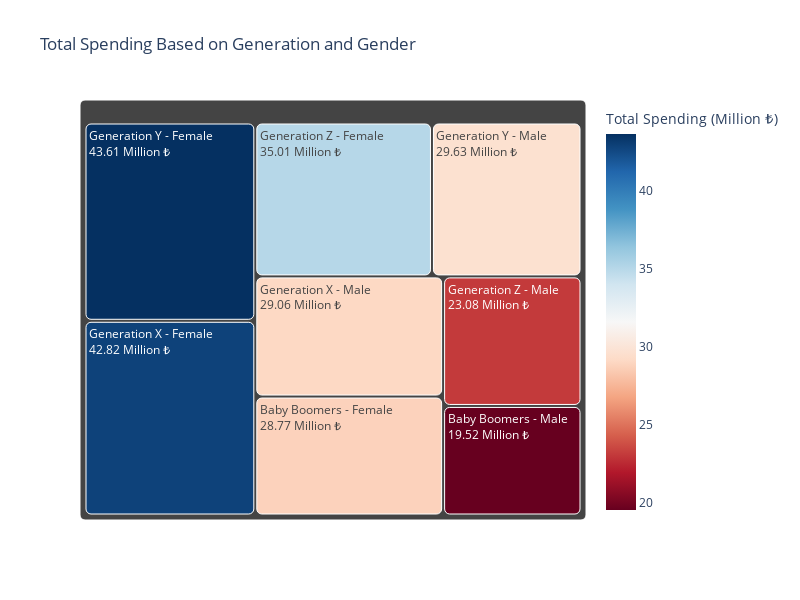

Notebook code for this chart:
### Code cell
# Compute total spending for each customer by multiplying the price and quantity
shopping['total_spending'] = shopping['price'] * shopping['quantity']

# Convert total spending to millions
shopping['total_spending_million'] = shopping['total_spending'] / 1000000

# Group the total spending (millions) based on generation and gender
generation_gender_spending = shopping.groupby(['generation', 'gender'], observed=False)['total_spending_million'].sum().reset_index()

# Create a combined column for generation and gender
generation_gender_spending['generation'] = generation_gender_spending['generation'].astype(str)
generation_gender_spending['generation_gender'] = generation_gender_spending['generation'] + ' - ' + generation_gender_spending['gender']

# Create a treemap for total spending (millions) by generation and gender
fig = px.treemap(generation_gender_spending, path=['generation_gender'], values='total_spending_million',
                 color='total_spending_million', color_continuous_scale='RdBu',
                 title='Total Spending Based on Generation and Gender',
                 labels={'total_spending_million': 'Total Spending (Million ₺)'})

fig.update_traces(marker=dict(cornerradius=5), texttemplate='%{label}<br>%{value:.2f} Million ₺', textinfo='label+text')
fig.update_layout(width=800, height=600)

fig.show()

### Figure 1 — Plotly figure (JSON) as saved in the notebook; plotly's stock layout.template omitted (floating-point values rounded to 4 significant figures)
{"data": [{"branchvalues": "total", "customdata": [[28.77], [19.52], [42.82], [29.06], [43.61], [29.63], [35.01], [23.08]], "domain": {"x": [0, 1], "y": [0, 1]}, "hovertemplate": "labels=%{label}<br>total_spending_million_sum=%{value}<br>parent=%{parent}<br>id=%{id}<br>Total Spending (Million ₺)=%{color}<extra></extra>", "ids": ["Baby Boomers - Female", "Baby Boomers - Male", "Generation X - Female", "Generation X - Male", "Generation Y - Female", "Generation Y - Male", "Generation Z - Female", "Generation Z - Male"], "labels": ["Baby Boomers - Female", "Baby Boomers - Male", "Generation X - Female", "Generation X - Male", "Generation Y - Female", "Generation Y - Male", "Generation Z - Female", "Generation Z - Male"], "marker": {"coloraxis": "coloraxis", "colors": [28.77, 19.52, 42.82, 29.06, 43.61, 29.63, 35.01, 23.08], "cornerradius": 5}, "name": "", "parents": ["", "", "", "", "", "", "", ""], "textinfo": "label+text", "texttemplate": "%{label}<br>%{value:.2f} Million ₺", "type": "treemap", "values": [28.77, 19.52, 42.82, 29.06, 43.61, 29.63, 35.01, 23.08]}], "layout": {"coloraxis": {"colorbar": {"title": {"text": "Total Spending (Million ₺)"}}, "colorscale": [[0, "rgb(103,0,31)"], [0.1, "rgb(178,24,43)"], [0.2, "rgb(214,96,77)"], [0.3, "rgb(244,165,130)"], [0.4, "rgb(253,219,199)"], [0.5, "rgb(247,247,247)"], [0.6, "rgb(209,229,240)"], [0.7, "rgb(146,197,222)"], [0.8, "rgb(67,147,195)"], [0.9, "rgb(33,102,172)"], [1, "rgb(5,48,97)"]]}, "height": 600, "legend": {"tracegroupgap": 0}, "title": {"text": "Total Spending Based on Generation and Gender"}, "width": 800}}
